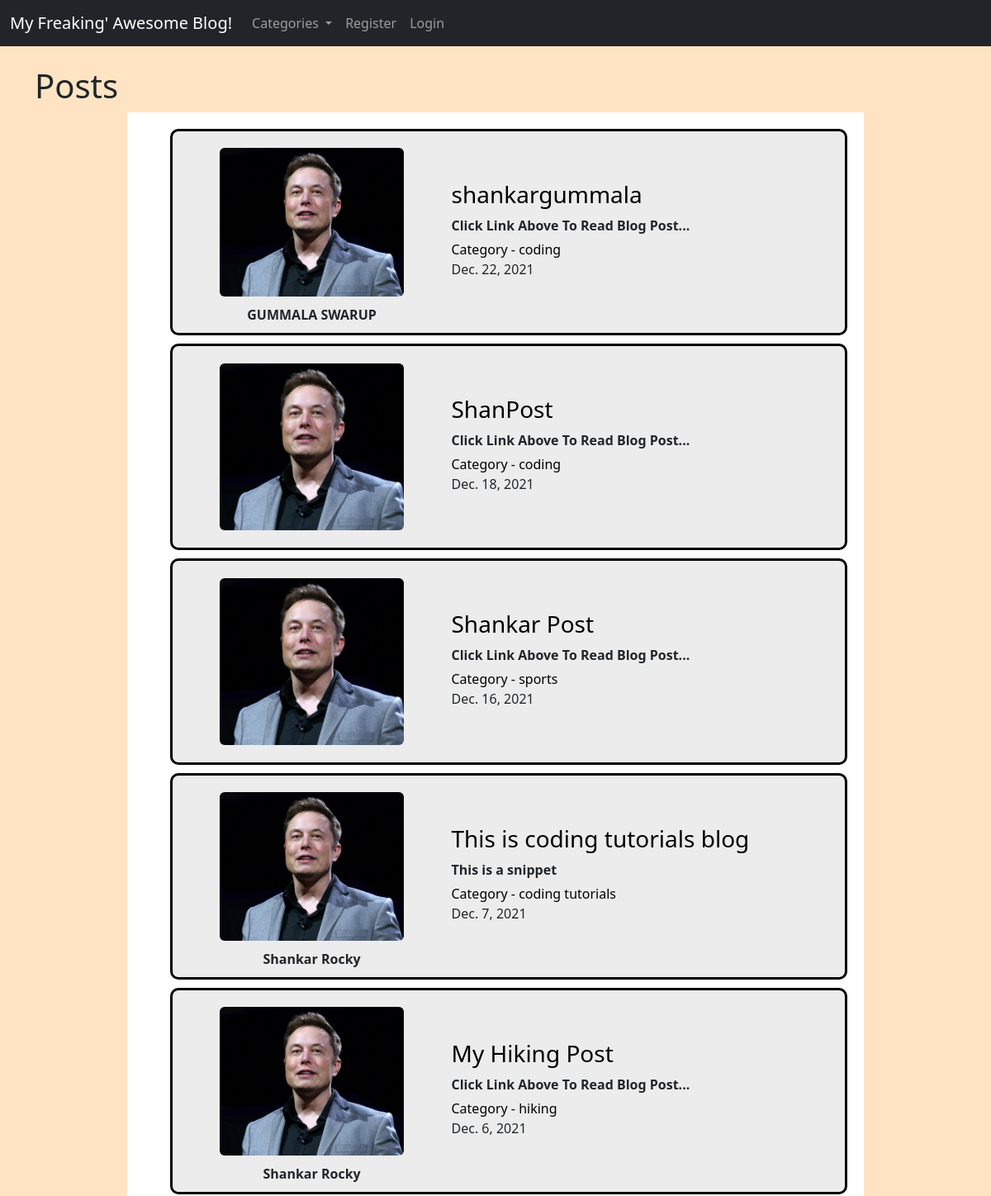
The app's page / (upper part), older data.
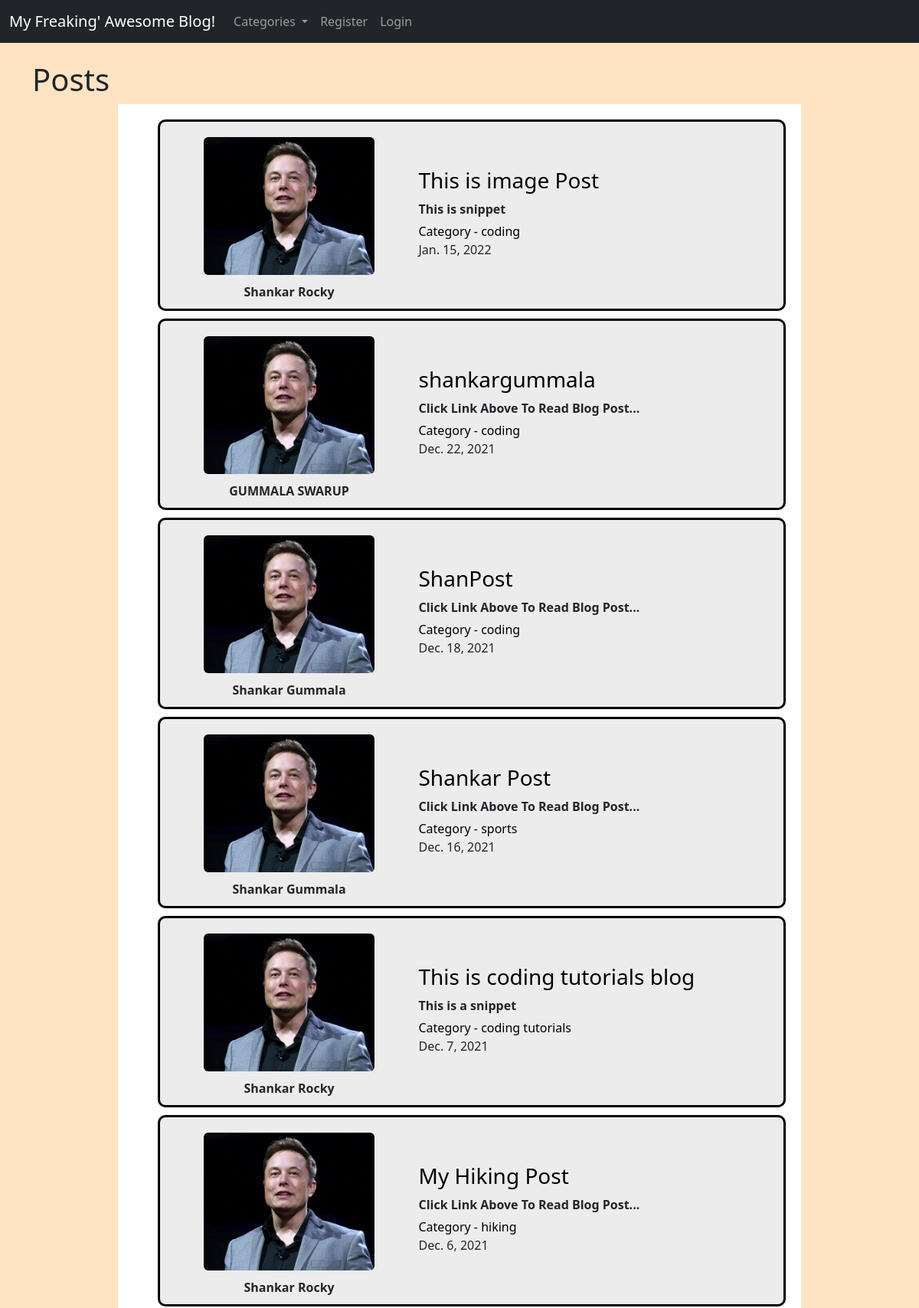
The same page, newer data.
### myblog/models.py (models this page shows, shortened)
class Post(models.Model):
    title = models.CharField(max_length=255)
    header_image = models.ImageField(null=True,blank=True,upload_to="images/")
    title_tag = models.CharField(max_length=255)
    author = models.ForeignKey(User,on_delete=models.CASCADE)
    body = RichTextField(blank=True,null=True)
    post_date = models.DateField(auto_now_add = True)
    category = models.CharField(max_length=255,default='coding')
    snippet = models.CharField(max_length=255)
    likes = models.ManyToManyField(User,related_name='blog_posts')

class Profile(models.Model):
    user = models.OneToOneField(User,null=True,on_delete=models.CASCADE)
    bio = models.TextField()
    profile_pic = models.ImageField(null=True,blank=True,upload_to="images/profile/")
    website_url = models.CharField(max_length=255,blank=True,null=True)
    facebook_url = models.CharField(max_length=255,blank=True,null=True)
    twitter_url = models.CharField(max_length=255,blank=True,null=True)
    instagram_url = models.CharField(max_length=255,blank=True,null=True)
    linkedin_url = models.CharField(max_length=255,blank=True,null=True)

### myblog/views.py (the view)
# urls.py: path('',HomeView.as_view(),name="home"),
class HomeView(ListView):
    model = Post
    template_name = 'home.html'
    ordering = ['-post_date']
    def get_context_data(self,*args,**kwargs):
        cat_menu = Category.objects.all()
        context = super(HomeView,self).get_context_data(*args,**kwargs)
        context["cat_menu"] = cat_menu
        return context

### myblog/models.py (called while the page is built)
    def __str__(self):
        return self.name

### myblog/templates/home.html (shortened to what this page needs)
{% extends 'base.html' %}
{% block content %}
{% load static %}
<link rel="stylesheet" href="{% static 'home_styles.css'%}">
<div class="posts">
  <div class="posts-head">
    <h1>Posts</h1>
  </div>
  <div class="post-container">
    <ul class="post-list">
      {% for post in object_list %}
        <li class="post">
          <div class="imgBx">
            <div class="imgBox">
              {% if post.header_image %}
              <img src="{{post.author.profile.profile_pic.url}}"><br/><br/>
              {% else %}
              <img src="{% static 'myblog/images/elon.jpg' %}" alt="profile_pic">
              {% endif %}
            </div>
            <h7>
              {{post.author.first_name}}
              {{post.author.last_name}}
            </h7>
          </div>
          <div class="post-flex">
            <div class="post-title">
              <a href="{% url 'article-detail' post.pk %}">
                <h3> {{post.title}} </h3>
              </a>
            </div>
            <div class="post-snippet">
              {{ post.snippet }}
            </div>
            <div class="tag-det-con">
              <a href="{% url 'category' post.category|slugify %}" id="cat">
                  Category - {{post.category}}
              </a>
            </div>
            <div class="date">
              {{post.post_date}}
            </div>
          </div>
        </li>
      {% endfor %}
    </ul>
  </div>
</div>
{% endblock %}

### myblog/templates/base.html (shortened to what this page needs)
<!doctype html>
<html lang="en">
  <head>
    <link href="https://cdn.jsdelivr.net/npm/bootstrap@5.1.3/dist/css/bootstrap.min.css" rel="stylesheet">
  </head>
  <body>
    <nav class="navbar navbar-expand-lg navbar-dark bg-dark">
        <div class="container-fluid">
          <a class="navbar-brand" href="{% url 'home' %}">My Freaking' Awesome Blog!</a>
          <div class="collapse navbar-collapse" id="navbarSupportedContent">
            <ul class="navbar-nav me-auto mb-2 mb-lg-0">
              {% if cat_menu %}
              <li class="nav-item dropdown">
                <a class="nav-link dropdown-toggle" href="#" id="navbarDropdown" role="button" data-bs-toggle="dropdown" aria-expanded="false">
                  Categories
                </a>
              </li>
              {% endif %}
              {% if user.is_authenticated %}
              <li class="nav-item">
                <a class="nav-link" href="{% url 'add_post' %}">Add Post</a>
              </li>
              <li class="nav-item">
                <a class="nav-link" href="{% url 'add_category' %}">Add Category</a>
              </li>
              {% else %}
              <li class="nav-item">
                <a class="nav-link" href="{% url 'register' %}">Register</a>
              </li>
              <li class="nav-item">
                <a class="nav-link" href="{% url 'login' %}">Login</a>
              </li>
              {% endif %}
            </ul>
          </div>
        </div>
      </nav>
      <br>
    <div class="container">
        {% block content %}
        {% endblock %}
    </div>
  </body>
</html>

### myblog/static/home_styles.css (style rules this page uses)
body { background-color: bisque; }
.post-container { margin: auto; width: 80%; background-color: white; padding: 20px; }
.post { position:relative; background: rgb(236,236,236); height:250px; display:flex; align-items: center; border-radius: 10px; padding:10px; gap:10px; border:3px solid #000; margin-bottom: 10px; }
.post .imgBx { position:relative; width:40%; height:100%; overflow:hidden; border-radius: 6px; display: flex; flex-direction: column; justify-content: center; align-items: center; }
.post .imgBx .imgBox { position:relative; width:70%; height:90%; overflow:hidden; border-radius: 6px; margin:10px; }
.post .imgBx img { position: absolute; top:0; left:0; width:100%; height:100%; object-fit: cover; }
h7 { font-weight: 600; }
.post-flex { display: flex; flex-direction: column; justify-content: center; }
.post-snippet { margin-bottom: 5px; font-weight: 600; }
a { color: black; text-decoration: none; }
.date { margin-bottom: 5px; }

Row changes from the older to the newer data that the page shows:
added Post: author.profile.profile_pic (picture), author.first_name "Shankar", author.last_name "Rocky", title "This is image Post", snippet "This is snippet", category "coding", post_date "Jan. 15, 2022"
changed through a linked row, Post "ShanPost": author.first_name (not shown) → "Shankar"; author.last_name (not shown) → "Gummala"
changed through a linked row, Post "Shankar Post": author.first_name (not shown) → "Shankar"; author.last_name (not shown) → "Gummala"
